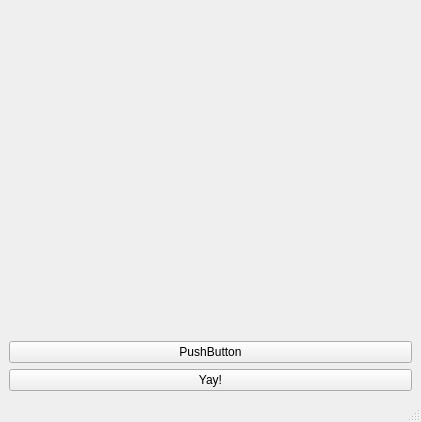
<?xml version="1.0" encoding="UTF-8"?>
<ui version="4.0">
 <class>MainWindow</class>
 <widget class="QMainWindow" name="MainWindow">
  <property name="geometry">
   <rect>
    <x>0</x>
    <y>0</y>
    <width>421</width>
    <height>422</height>
   </rect>
  </property>
  <property name="windowTitle">
   <string>MainWindow</string>
  </property>
  <widget class="QWidget" name="centralwidget">
   <layout class="QVBoxLayout" name="verticalLayout_2">
    <item>
     <layout class="QVBoxLayout" name="verticalLayout">
      <item>
       <widget class="MatplotlibWidget" name="banana"/>
      </item>
      <item>
       <widget class="QPushButton" name="pushButton">
        <property name="text">
         <string>PushButton</string>
        </property>
       </widget>
      </item>
      <item>
       <widget class="QPushButton" name="pushButton_2">
        <property name="text">
         <string>Yay!</string>
        </property>
       </widget>
      </item>
     </layout>
    </item>
   </layout>
  </widget>
  <widget class="QMenuBar" name="menubar">
   <property name="geometry">
    <rect>
     <x>0</x>
     <y>0</y>
     <width>421</width>
     <height>21</height>
    </rect>
   </property>
  </widget>
  <widget class="QStatusBar" name="statusbar"/>
 </widget>
 <customwidgets>
  <customwidget>
   <class>MatplotlibWidget</class>
   <extends>QWidget</extends>
   <header>matplotlibwidget</header>
  </customwidget>
 </customwidgets>
 <resources/>
 <connections/>
</ui>
